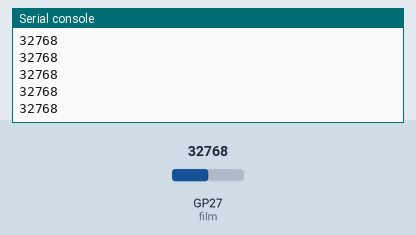
Bench run of a program on a simulated Raspberry Pi Pico running MicroPython. Parts: the last lines printed to the serial console. The test bench sets the inputs (shaded band); at power-on: GP27 (film) = 32768 (analog values on the 0–65535 scale).

Above: at 1.2 s.
1.3 s: GP27 (film) set to 45874
At 1.31 s:
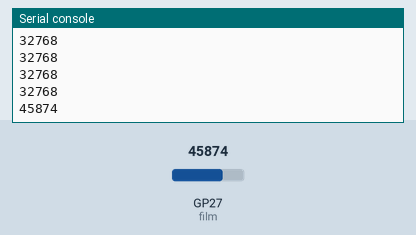
2.8 s: GP27 (film) set to 57670
At 2.81 s:
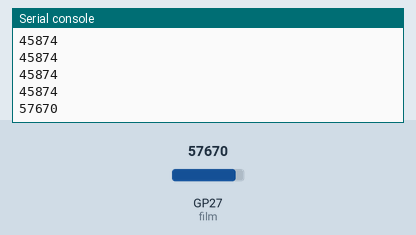
Timing chart, 0 to 5.8 s (numbered marks = the images above; inputs shaded):
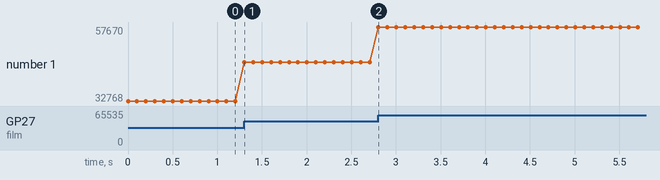

Measured:
- after the input at 1.3 s, the serial console: prints a new line at once (image 1)
- after the input at 2.8 s, the serial console: prints a new line at once (image 2)
- plotted number 1: 32768 → 45874 after the input at 1.3 s, 45874 → 57670 after the input at 2.8 s

The program:

film_pressure.py
```python
'''
 * Keyestudio 42 in 1 Starter Kit for Raspberry Pi Pico
 * lesson 23
 * Film pressure sensor
 * http://www.keyestudio.com
'''
import machine
import utime

film = machine.ADC(1)
while True:
    value = film.read_u16()
    print(value)
    utime.sleep(0.1)
```
